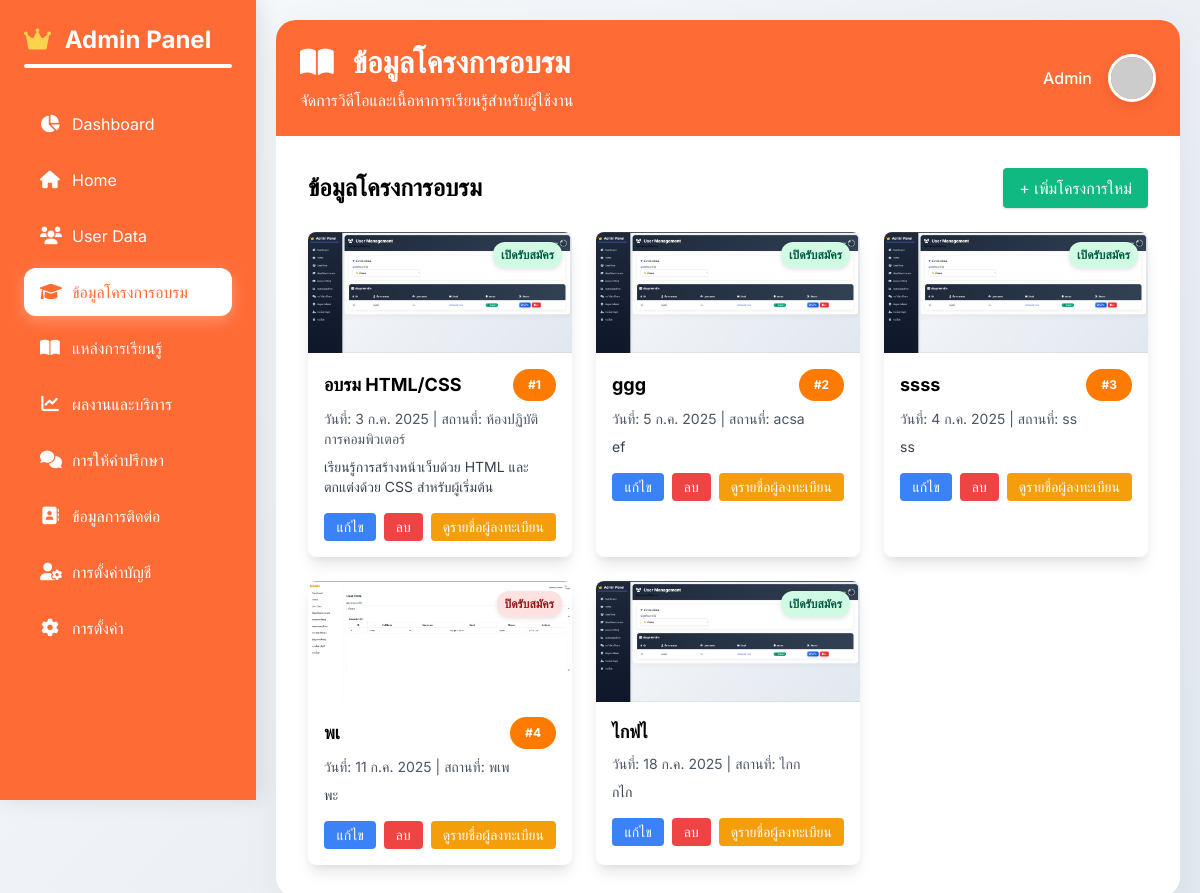
The app's page /admin/training_project.php with its own data.
### tables this page shows
CREATE TABLE `training_projects` (
  `id` int(10) NOT NULL,
  `title` varchar(255) NOT NULL,
  `description` text DEFAULT NULL,
  `date` date DEFAULT NULL,
  `location` varchar(255) DEFAULT NULL,
  `image` varchar(255) DEFAULT NULL,
  `display_order` int(11) DEFAULT NULL,
  `status` enum('open','closed','in_progress','completed') DEFAULT 'open',
  `project_status` enum('open','closed','in_progress') DEFAULT 'open'
);

### admin/training_project.php (the view, shortened to what this page needs)
<?php
require_once '../config/db.php';
$sql = "SELECT id, title, description, date AS training_date, location, status AS project_status, display_order, image AS image_path
        FROM training_projects
        ORDER BY
            CASE
                WHEN display_order IS NULL OR display_order = 0 THEN 999
                ELSE display_order
            END ASC,
            id DESC";
$result = $conn->query($sql);
$projects = [];
if ($result) {
    while ($row = $result->fetch_assoc()) {
        $projects[] = $row;
    }
} else {
    $projects = [];
}
function getStatusText($status)
{
    $statusMap = [
        'open' => 'เปิดรับสมัคร',
        'closed' => 'ปิดรับสมัคร',
        'in_progress' => 'กำลังดำเนินการ',
        'completed' => 'เสร็จสิ้นแล้ว'
    ];
    return $statusMap[$status] ?? $status;
}
function getStatusColorClass($status)
{
    $colorMap = [
        'open' => 'bg-green-100 text-green-800',
        'closed' => 'bg-red-100 text-red-800',
        'in_progress' => 'bg-blue-100 text-blue-800',
        'completed' => 'bg-gray-100 text-gray-800'
    ];
    return $colorMap[$status] ?? 'bg-gray-100 text-gray-800';
}
function formatDateForDisplay($dateString)
{
    $date = new DateTime($dateString);
    $thaiMonths = [
        'ม.ค.',
        'ก.พ.',
        'มี.ค.',
        'เม.ย.',
        'พ.ค.',
        'มิ.ย.',
        'ก.ค.',
        'ส.ค.',
        'ก.ย.',
        'ต.ค.',
        'พ.ย.',
        'ธ.ค.'
    ];
    $day = $date->format('j');
    $month = $thaiMonths[$date->format('n') - 1];
    $year = $date->format('Y');
    return "{$day} {$month} {$year}";
}
?>
<!DOCTYPE html>
<html lang="th">
<head>
    <link href="https://unpkg.com/tailwindcss@^2/dist/tailwind.min.css" rel="stylesheet">
    <link href="https://cdnjs.cloudflare.com/ajax/libs/font-awesome/6.0.0/css/all.min.css" rel="stylesheet">
</head>
<body>
    <div class="flex min-h-screen">
        <?php include '../includes/sidebarAdmin.php'; ?>
        <div class="flex-1 p-1">
            <div class="main-content">
                <div class="header-gradient p-6">
                    <div class="flex justify-between items-center">
                        <div>
                            <h1 class="text-3xl font-bold text-white mb-2">
                                <i class="fas fa-book-open mr-3"></i>
                                ข้อมูลโครงการอบรม
                            </h1>
                            <p class="text-white">จัดการวิดีโอและเนื้อหาการเรียนรู้สำหรับผู้ใช้งาน</p>
                        </div>
                        <div class="flex items-center space-x-4">
                            <span class="text-white font-medium"><?php echo htmlspecialchars($_SESSION['admin_name'] ?? 'Admin'); ?></span>
                            <img src="https://via.placeholder.com/40" class="rounded-full w-12 h-12 profile-img" alt="Profile">
                        </div>
                    </div>
                </div>
                <div class="p-8">
                    <div class="flex items-center justify-between mb-6">
                        <h1 class="text-2xl font-bold">ข้อมูลโครงการอบรม</h1>
                        <button class="bg-green-500 hover:bg-green-600 text-white px-4 py-2 rounded shadow transition-colors" onclick="openAddModal()">
                            + เพิ่มโครงการใหม่
                        </button>
                    </div>
                    <div id="projectsGrid" class="grid grid-cols-1 sm:grid-cols-2 lg:grid-cols-3 gap-6">
                        <?php foreach ($projects as $project): ?>
                            <div class="training-card bg-white shadow-lg rounded-lg overflow-hidden hover:shadow-xl transition-shadow duration-300">
                                <div class="relative">
                                    <img src="../uploads/projects/<?php echo htmlspecialchars($project['image_path']); ?>" alt="Profile Image" />
                                    <span class="status-badge <?php echo getStatusColorClass($project['project_status']); ?>">
                                        <?php echo getStatusText($project['project_status']); ?>
                                    </span>
                                </div>
                                <div class="p-4">
                                    <div class="flex items-center justify-between mb-2">
                                        <h2 class="text-lg font-bold"><?php echo htmlspecialchars($project['title']); ?></h2>
                                        <?php
                                        $displayOrder = (int)$project['display_order'];
                                        if ($displayOrder >= 1 && $displayOrder <= 4):
                                        ?>
                                            <span class="order-badge text-xs bg-gray-200 px-2 py-1 rounded">#<?php echo $displayOrder; ?></span>
                                        <?php endif; ?>
                                    </div>
                                    <p class="text-sm text-gray-600 mb-2">
                                        วันที่: <?php echo formatDateForDisplay($project['training_date']); ?> |
                                        สถานที่: <?php echo htmlspecialchars($project['location']); ?>
                                    </p>
                                    <p class="text-sm text-gray-700 mb-4"><?php echo htmlspecialchars($project['description']); ?></p>
                                    <div class="flex flex-wrap justify-end gap-2">
                                        <button class="bg-blue-500 hover:bg-blue-600 text-white px-3 py-1 rounded text-sm transition-colors"
                                            onclick="editProject(<?php echo (int)$project['id']; ?>)">แก้ไข</button>
                                        <button class="bg-red-500 hover:bg-red-600 text-white px-3 py-1 rounded text-sm transition-colors"
                                            onclick="deleteProject(<?= (int)$project['id']; ?>)">
                                            ลบ
                                        </button>
                                        <button class="bg-yellow-500 hover:bg-yellow-600 text-white px-3 py-1 rounded text-sm transition-colors">
                                            ดูรายชื่อผู้ลงทะเบียน
                                        </button>
                                    </div>
                                </div>
                            </div>
                        <?php endforeach; ?>
                    </div>
                </div>
            </div>
        </div>
    </div>
</body>
</html>

### admin/training_project.php (style rules this page uses)
* { font-family: 'Inter', sans-serif; }
body { background: linear-gradient(135deg, #f8fafc 0%, #e2e8f0 100%); }
.main-content { background: white; border-radius: 20px; box-shadow: 0 10px 40px rgba(0, 0, 0, 0.05); margin: 1rem; }
.header-gradient { background-color: #ff6b35; border-radius: 20px 20px 0 0; }
.profile-img { border: 3px solid white; box-shadow: 0 4px 15px rgba(0, 0, 0, 0.1); }
.order-badge { background: #ff7a00; color: white; padding: 8px 15px; border-radius: 20px; font-weight: bold; display: inline-block; min-width: 30px; text-align: center; }
.status-badge { position: absolute; top: 10px; right: 10px; z-index: 10; font-size: 0.75rem; font-weight: 600; padding: 4px 8px; border-radius: 12px; box-shadow: 0 2px 4px rgba(0, 0, 0, 0.1); }
.training-card { opacity: 0; transform: translateY(20px); transition: opacity 0.5s ease, transform 0.5s ease; position: relative; }
.training-card.visible { opacity: 1; transform: translateY(0); }

### records on screen
training_projects: image (picture), status "เปิดรับสมัคร", title "อบรม HTML/CSS", display_order "1", date "3 ก.ค. 2025", location "ห้องปฏิบัติการคอมพิวเตอร์", description "เรียนรู้การสร้างหน้าเว็บด้วย HTML และตกแต่งด้วย CSS สำหรับผู้เริ่มต้น"
training_projects: image (picture), status "เปิดรับสมัคร", title "ggg", display_order "2", date "5 ก.ค. 2025", location "acsa", description "ef"
training_projects: image (picture), status "เปิดรับสมัคร", title "ssss", display_order "3", date "4 ก.ค. 2025", location "ss", description "ss"
training_projects: image (picture), status "ปิดรับสมัคร", title "พเ", display_order "4", date "11 ก.ค. 2025", location "พเพ", description "พะ"
training_projects: image (picture), status "เปิดรับสมัคร", title "ไกฟไ", date "18 ก.ค. 2025", location "ไกก", description "กไก"

### other values on screen
$_SESSION['admin_name'] "Admin"
